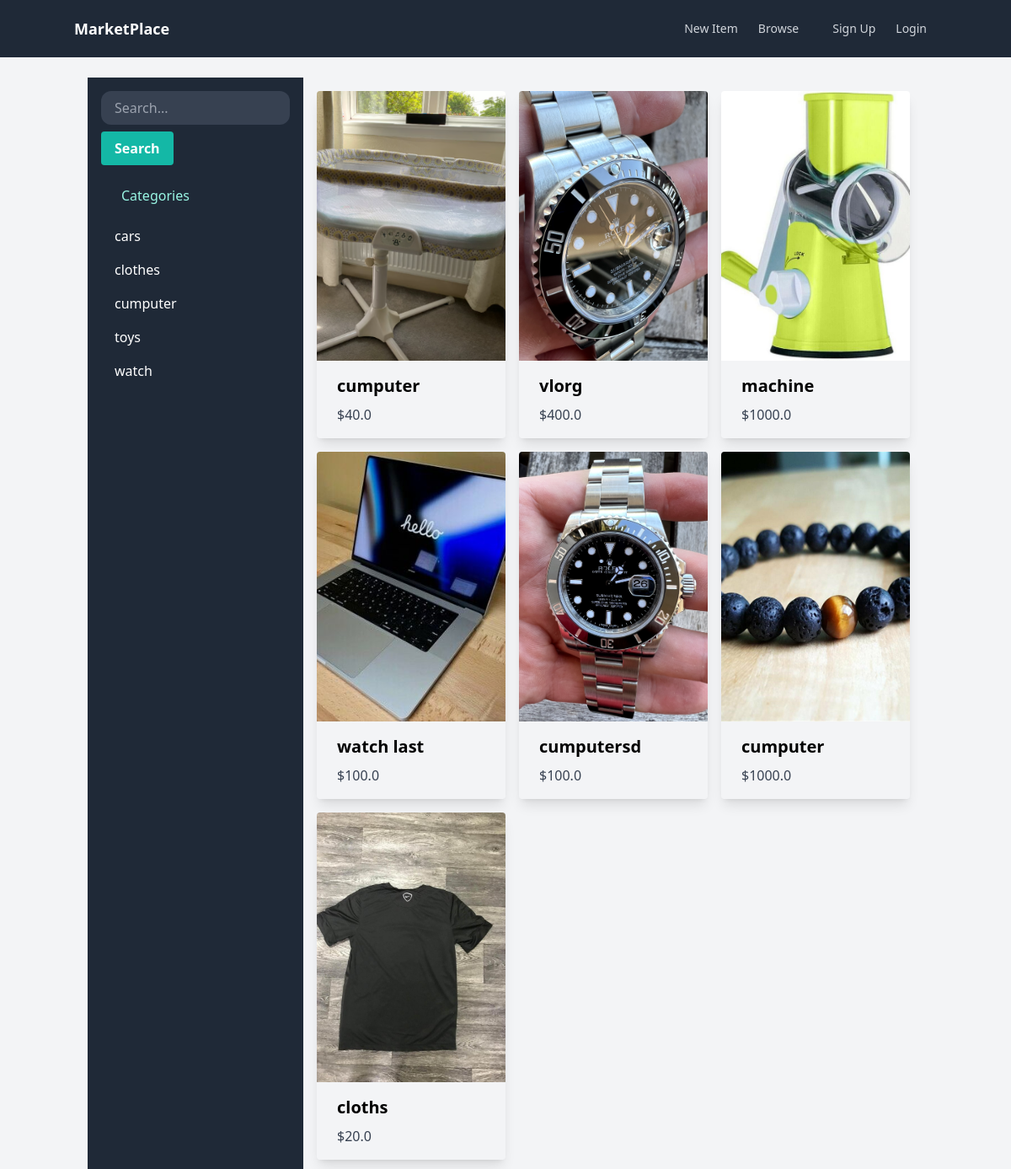
The app's page /items/ with its own data.
### item/models.py (models this page shows, shortened)
class Category(models.Model):
    name = models.CharField(max_length = 255)
    class Meta:
        ordering = ('name',)
        verbose_name_plural = "categories"

class Item(models.Model):
    name = models.CharField(max_length = 255)
    description = models.TextField(blank=True, null=True)
    price = models.FloatField()
    is_sold = models.BooleanField(default=False)
    created_at = models.DateTimeField(auto_now_add=True)
    image = models.ImageField(upload_to="items_images", blank=True, null=True)
    created_by = models.ForeignKey(User, related_name="items", on_delete=models.CASCADE)
    category = models.ForeignKey(Category, related_name="items", on_delete=models.CASCADE)

### item/views.py (the view)
# urls.py: path('',views.items, name='items'),
def items(request):
    query = request.GET.get('query', '')
    category_id = request.GET.get('category', 0)
    items = Item.objects.filter(is_sold=False)
    categories = Category.objects.all()
    if query:
        items = items.filter(Q(name__icontains=query) | Q(description__icontains=query))
    if category_id:
        items = items.filter(category_id=category_id)
    return render(request, 'item/items.html', {
        'items':items,
        'query':query,
        'categories':categories,
        'category_id':int(category_id),
    })

### item/templates/item/items.html (shortened to what this page needs)
{% extends "main/base.html" %}
{% block content %}
<div class="container mx-auto p-4">
    <div class="flex">
        <div class="w-64 h-screen bg-gray-800 text-white p-4">
            <div class="flex flex-col">
                <form method="GET" class="" action="{% url "item:items" %}">
                        <input value="{{query}}"type="text" name='query' class="bg-gray-700 w-full px-4 py-2 rounded-xl outline-none" placeholder="Search...">
                        <button class="bg-teal-500 hover:bg-teal-700 text-white font-bold py-2 px-4 rounded focus:outline-none focus:shadow-outline mt-2">
                            Search
                        </button>
                </form>
            </div>
            <div class="flex flex-col mt-2">
                <h2 class="text-teal-200 px-6 py-4">Categories</h2>
                {% for category in categories %}
                        <a href="{% url 'item:items' %}?query={{ query }}&category={{ category.id }}" class="py-2 px-4 {% if category.id == category_id %} bg-gray-700{% endif %}">{{category.name}}</a>
                {% endfor %}
            </div>
        </div>
        <div class="flex-1 p-4">
            <div class="grid md:grid-cols-3 gap-4">
            {% for item in items %}
            <a href='{% url "item:detail" item.id %}'>
                <div class="max-w-sm rounded overflow-hidden shadow-lg cursor-pointer hover:shadow-2xl transition duration-300 ease-in-out">
                    <img class="w-full h-80 object-cover" src="{{item.image.url}}" alt="Product Image">
                    <div class="px-6 py-4">
                        <div class="font-bold text-xl mb-2">{{item.name}}</div>
                        <p class="text-gray-700 text-base">${{item.price}}</p>
                    </div>
                </div>
            </a>
                {% endfor %}
            </div>
        </div>
    </div>
</div>
{% endblock content %}

### records on screen
Category: name "cars"
Category: name "clothes"
Category: name "cumputer"
Category: name "toys"
Category: name "watch"
Item: image (picture), name "cumputer", price "40.0"
Item: image (picture), name "vlorg", price "400.0"
Item: image (picture), name "machine", price "1000.0"
Item: image (picture), name "watch last", price "100.0"
Item: image (picture), name "cumputersd", price "100.0"
Item: image (picture), name "cumputer", price "1000.0"
Item: image (picture), name "cloths", price "20.0"
